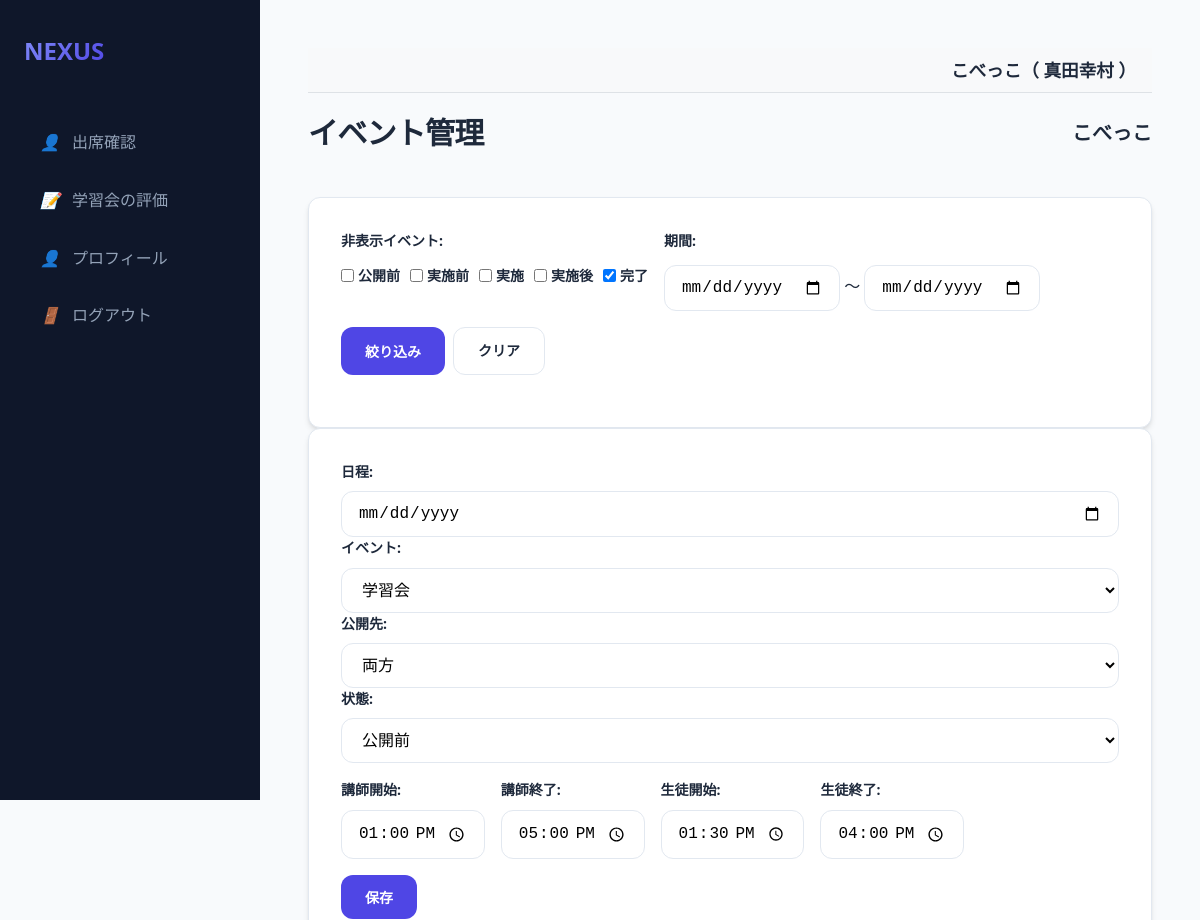
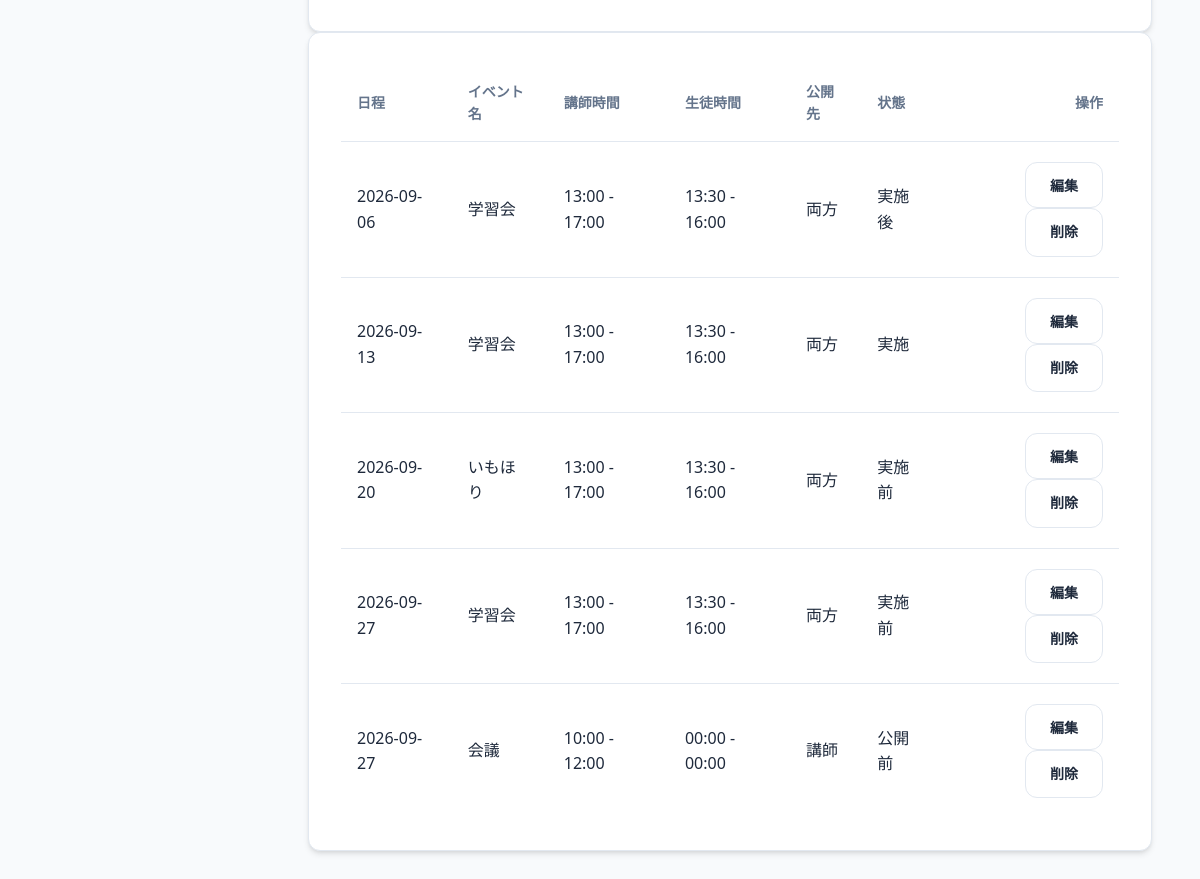
/events (signed in), run on the app's committed database (2 pictures, top to bottom).
### models.py (models this page shows, shortened)
class Organization(db.Model):
    id = db.Column(db.Integer, primary_key=True)
    name = db.Column(db.String(100), nullable=False)

class User(db.Model):
    id = db.Column(db.Integer, primary_key=True)
    username = db.Column(db.String(50), unique=True, nullable=False)
    name = db.Column(db.String(50), nullable=True)
    password_hash = db.Column(db.String(128), nullable=False)
    is_admin = db.Column(db.Boolean, default=False)
    is_super_admin = db.Column(db.Boolean, default=False)
    is_org_admin = db.Column(db.Boolean, default=False)
    organization_id = db.Column(db.Integer, db.ForeignKey('organization.id'), nullable=True)
    organization = db.relationship('Organization', backref='users')
    teacher_record = db.relationship('Teacher', back_populates='user', uselist=False)
    student_record = db.relationship('Student', back_populates='user', uselist=False)

class Event(db.Model):
    id = db.Column(db.Integer, primary_key=True)
    date = db.Column(db.DateTime, nullable=False)
    name = db.Column(db.String(100), nullable=False)
    organization_id = db.Column(db.Integer, db.ForeignKey('organization.id'), nullable=False)
    organization = db.relationship('Organization')
    venues = db.relationship('Venue', secondary=event_venue, backref='events')
    teacher_start = db.Column(db.String(5), nullable=False)
    teacher_end = db.Column(db.String(5), nullable=False)
    student_start = db.Column(db.String(5), nullable=False)
    student_end = db.Column(db.String(5), nullable=False)
    publish_to = db.Column(db.String(20), default='両0')
    status = db.Column(db.String(20), default='公開前')

### app.py (the view)
@app.route('/events')
@login_required
@organization_required
def events():
    org_id = session['organization_id']
    hidden_statuses = request.args.getlist('hidden_status')
    if 'filter_applied' not in request.args:
        hidden_statuses = ['完了']
    start_date = request.args.get('start_date')
    end_date = request.args.get('end_date')
    query = Event.query.filter_by(organization_id=org_id)
    if hidden_statuses:
        query = query.filter(~Event.status.in_(hidden_statuses))
    if start_date:
        query = query.filter(Event.date >= datetime.strptime(start_date, '%Y-%m-%d'))
    if end_date:
        query = query.filter(Event.date <= datetime.strptime(end_date, '%Y-%m-%d'))
    events = query.order_by(Event.date).all()
    configs = {c.key: c.value for c in Config.query.filter_by(organization_id=org_id).all()}
    return render_template('events.html', events=events, configs=configs,
                           hidden_statuses=hidden_statuses, start_date=start_date, end_date=end_date)

### app.py (called while the page is built)
@app.after_request
def add_header(response):
    response.headers['Cache-Control'] = 'no-store, no-cache, must-revalidate, max-age=0'
    response.headers['Pragma'] = 'no-cache'
    response.headers['Expires'] = '0'
    return response

def login_required(f):
    @wraps(f)
    def decorated_function(*args, **kwargs):
        if 'user_id' not in session:
            return redirect(url_for('login'))
        return f(*args, **kwargs)
    return decorated_function

def organization_required(f):
    @wraps(f)
    def decorated_function(*args, **kwargs):
        if 'user_id' not in session:
            return redirect(url_for('login'))
        user = db.session.get(User, session['user_id'])
        session['organization_id'] = user.organization_id
        session['org_name'] = user.organization.name
        return f(*args, **kwargs)
    return decorated_function

@app.context_processor
def inject_globals():
    user = None
    group_division_enabled = False
    if 'user_id' in session:
        user = db.session.get(User, session['user_id'])
        if user and user.organization_id:
            cfg = Config.query.filter_by(key='group_division_enabled', organization_id=user.organization_id).first()
            if cfg and cfg.value == 'true':
                group_division_enabled = True
    return dict(current_user=user, group_division_enabled=group_division_enabled)

### templates/events.html (shortened to what this page needs)
{% extends "base.html" %}
{% block content %}
<div class="header">
    <h1>イベント管理</h1>
    <h2 style="font-size: 1.25rem;">{{ current_user.organization.name if current_user.is_super_admin else session.get('org_name', '不明') }}</h2>
</div>
<div class="card">
    <form action="/events" method="get" style="display: flex; gap: 1rem; align-items: flex-start; margin-bottom: 1rem; flex-wrap: wrap;">
        <div style="display: flex; flex-direction: column; gap: 0.25rem;">
            <label>非表示イベント: </label>
            <div style="display: flex; gap: 10px; align-items: center; flex-wrap: nowrap; white-space: nowrap;">
                {% for status in ['公開前', '実施前', '実施', '実施後', '完了'] %}
                    <label style="margin: 0; display: flex; align-items: center; gap: 4px;">
                        <input type="checkbox" name="hidden_status" value="{{ status }}"
                        {% if status in hidden_statuses %}checked{% endif %}>
                        {{ status }}
                    </label>
                {% endfor %}
            </div>
        </div>
        <div style="display: flex; flex-direction: column; gap: 0.25rem;">
            <label>期間: </label>
            <div>
                <input type="date" name="start_date" value="{{ start_date|default('') }}" class="form-control" style="display: inline-block; width: auto;">
                〜
                <input type="date" name="end_date" value="{{ end_date|default('') }}" class="form-control" style="display: inline-block; width: auto;">
            </div>
        </div>
        <div style="display: flex; align-self: flex-end; gap: 0.5rem; padding-bottom: 0.25rem;">
            <button type="submit" class="btn btn-primary">絞り込み</button>
            <a href="/events" class="btn btn-outline">クリア</a>
        </div>
    </form>
</div>
<div class="card">
    <form action="/event/save" method="post" id="eventForm">
        <div style="margin-bottom: 1rem;">
            <label>日程: </label>
            <input type="date" name="date" id="eventDate" required class="form-control">
            <label>イベント: </label>
            <select name="event_type" id="eventType" class="form-control" onchange="updateDefaultTimes(true)">
                <option value="学習会">学習会</option>
            </select>
            <label>公開先: </label>
            <select name="publish_to" id="publishTo" class="form-control">
                <option value="両方">両方</option>
            </select>
            <label>状態: </label>
            <select name="status" id="status" class="form-control">
                <option value="公開前">公開前</option>
            </select>
        </div>
        <div style="display: flex; gap: 1rem; margin-bottom: 1rem; align-items: center; flex-wrap: wrap;">
            <div><label>講師開始: </label><input type="time" name="teacher_start" id="teacherStart" class="form-control"></div>
            <div><label>講師終了: </label><input type="time" name="teacher_end" id="teacherEnd" class="form-control"></div>
            <div><label>生徒開始: </label><input type="time" name="student_start" id="studentStart" class="form-control"></div>
            <div><label>生徒終了: </label><input type="time" name="student_end" id="studentEnd" class="form-control"></div>
        </div>
        <button type="submit" class="btn btn-primary">保存</button>
    </form>
</div>
<div class="card">
    <div class="table-container">
        <table>
            <thead>
                <tr>
                    <th>日程</th>
                    <th>イベント名</th>
                    <th>講師時間</th>
                    <th>生徒時間</th>
                    <th>公開先</th>
                    <th>状態</th>
                    <th style="text-align: right;">操作</th>
                </tr>
            </thead>
            <tbody>
                {% for e in events %}
                <tr>
                    <td>{{ e.date.strftime('%Y-%m-%d') }}</td>
                    <td>{{ e.name }}</td>
                    <td>{{ e.teacher_start }} - {{ e.teacher_end }}</td>
                    <td>{{ e.student_start }} - {{ e.student_end }}</td>
                    <td>{{ e.publish_to }}</td>
                    <td>{{ e.status }}</td>
                    <td style="text-align: right;">
                        <button class="btn btn-outline" onclick="editEvent('{{ e.id }}', '{{ e.date.strftime('%Y-%m-%d') }}', '{{ e.name }}', '{{ e.teacher_start }}', '{{ e.teacher_end }}', '{{ e.student_start }}', '{{ e.student_end }}', '{{ e.publish_to }}', '{{ e.status }}')">編集</button>
                        <a href="/event/delete/{{ e.id }}" class="btn btn-outline btn-danger" onclick="return confirm('本当に削除しますか？')">削除</a>
                    </td>
                </tr>
                {% endfor %}
            </tbody>
        </table>
    </div>
</div>
{% endblock %}

### templates/base.html (shortened to what this page needs)
<!DOCTYPE html>
<html lang="ja">
<head>
    <link rel="stylesheet" href="{{ url_for('static', filename='style.css') }}">
</head>
<body>
<aside class="sidebar">
    <a href="/" class="logo">
        <span>NEXUS</span>
    </a>
    <nav class="nav-links">
        {% if current_user.is_admin %}
        <a href="/events" class="nav-item {{ 'active' if request.path == '/events' }}">
            <i>📋</i> イベント管理
        </a>
        <a href="/event/select" class="nav-item {{ 'active' if request.path == '/event/select' }}">
            <i>📅</i> イベント一覧
        </a>
        <a href="/venues" class="nav-item {{ 'active' if request.path == '/venues' }}">
            <i>📍</i> 会場一覧
        </a>
        <a href="/settings" class="nav-item {{ 'active' if request.path == '/settings' }}">
            <i>⚙️</i> 設定
        </a>
        {% if group_division_enabled %}
        <a href="/groups" class="nav-item {{ 'active' if request.path == '/groups' }}">
            <i>👥</i> グループ設定
        </a>
        {% endif %}
        <a href="/prohibited_matches" class="nav-item {{ 'active' if request.path == '/prohibited_matches' }}">
            <i>🚫</i> マッチング禁止
        </a>
        {% if session.get('selected_event_name', '')|trim == '学習会' and session.get('selected_event_status', '')|trim == '実施後' %}
        <a href="/evaluation/teacher" class="nav-item {{ 'active' if request.path == '/evaluation/teacher' }}">
            <i>🧑‍🏫</i> 講師による評価
        </a>
        <a href="/evaluation/student" class="nav-item {{ 'active' if request.path == '/evaluation/student' }}">
            <i>🎓</i> 生徒の感想
        </a>
        {% else %}
        <a href="/teachers" class="nav-item {{ 'active' if request.path == '/teachers' }}">
            <i>🧑‍🏫</i> 講師一覧
        </a>
        <a href="/students" class="nav-item {{ 'active' if request.path == '/students' }}">
            <i>🎓</i> 生徒一覧
        </a>
        {% if session.get('selected_event_name', '')|trim == '学習会' and session.get('selected_event_status', '')|trim == '実施' %}
        <a href="/matching/setup" class="nav-item {{ 'active' if request.path == '/matching/setup' }}">
            <i>🔄</i> マッチング実行
        </a>
        <a href="/result" class="nav-item {{ 'active' if request.path == '/result' }}">
            <i>📊</i> マッチング結果
        </a>
        <a href="/matching/adjustment" class="nav-item {{ 'active' if request.path == '/matching/adjustment' }}">
            <i>🛠️</i> マッチング調整
        </a>
        {% endif %}
        {% endif %}
        {% if current_user.is_super_admin %}
        <a href="/users" class="nav-item {{ 'active' if request.path == '/users' }}">
            <i>⚙️</i> 管理者一覧
        </a>
        <a href="/organizations" class="nav-item {{ 'active' if request.path == '/organizations' }}">
            <i>🏢</i> 組織一覧
        </a>
        {% endif %}
        {% elif current_user.teacher_record %}
        <a href="{{ url_for('teacher_dashboard') }}" class="nav-item {{ 'active' if request.path == '/teacher/dashboard' }}">
            <i>👤</i> 出席確認
        </a>
        <a href="{{ url_for('teacher_evaluation') }}" class="nav-item {{ 'active' if request.path == '/teacher/evaluation' }}">
            <i>📝</i> 学習会の評価
        </a>
        <a href="{{ url_for('teacher_edit', id=current_user.teacher_record.id) }}" class="nav-item {{ 'active' if request.path == url_for('teacher_edit', id=current_user.teacher_record.id) }}">
            <i>👤</i> プロフィール
        </a>
        {% endif %}
        <a href="{{ url_for('logout') }}" class="nav-item">
            <i>🚪</i> ログアウト
        </a>
    </nav>
</aside>
<main class="main-content">
    {% if current_user %}
    <div style="background-color: #f8f9fa; padding: 0.5rem 1rem; margin-bottom: 1rem; border-bottom: 1px solid #dee2e6; text-align: right; font-size: 1.1rem; font-weight: bold;">
        {{ current_user.organization.name if current_user.organization else '組織なし' }}（
        {% if current_user.name %}
            {{ current_user.name }}
        {% elif current_user.teacher_record %}
            {{ current_user.teacher_record.name }}
        {% elif current_user.student_record %}
            {{ current_user.student_record.name }}
        {% else %}
            {{ current_user.username }}
        {% endif %}
        ）
    </div>
    {% endif %}
    {% block content %}{% endblock %}
</main>
</body>
</html>

### static/style.css (style rules this page uses)
:root { --primary: #4f46e5; --primary-hover: #4338ca; --bg-main: #f8fafc; --bg-card: #ffffff; --text-main: #1e293b; --text-muted: #64748b; --border: #e2e8f0; --shadow: 0 4px 6px -1px rgb(0 0 0 / 0.1), 0 2px 4px -2px rgb(0 0 0 / 0.1); --radius: 0.75rem; --sidebar-w: 260px; }
* { margin: 0; padding: 0; box-sizing: border-box; }
body { font-family: "Segoe UI", "Hiragino Kaku Gothic ProN", "Hiragino Sans", "Meiryo", sans-serif; background-color: var(--bg-main); color: var(--text-main); line-height: 1.6; display: flex; min-height: 100vh; }
.sidebar { width: var(--sidebar-w); background-color: #0f172a; color: white; padding: 2rem 1.5rem; display: flex; flex-direction: column; position: fixed; height: 100vh; transition: all 0.3s ease; }
.logo { font-size: 1.5rem; font-weight: 800; margin-bottom: 3rem; display: flex; align-items: center; gap: 0.75rem; color: #f8fafc; text-decoration: none; }
.logo span { background: linear-gradient(135deg, #818cf8, #4f46e5); -webkit-background-clip: text; -webkit-text-fill-color: transparent; }
.nav-links { display: flex; flex-direction: column; gap: 0.5rem; }
.nav-item { padding: 0.75rem 1rem; color: #94a3b8; text-decoration: none; border-radius: var(--radius); display: flex; align-items: center; gap: 0.75rem; transition: all 0.2s; }
.main-content { margin-left: var(--sidebar-w); flex: 1; padding: 3rem; max-width: 1200px; }
.header { display: flex; justify-content: space-between; align-items: center; margin-bottom: 2.5rem; }
h1 { font-size: 1.875rem; font-weight: 700; letter-spacing: -0.025em; }
.card { background: var(--bg-card); border: 1px solid var(--border); border-radius: var(--radius); padding: 2rem; box-shadow: var(--shadow); }
.table-container { overflow-x: auto; }
table { width: 100%; border-collapse: collapse; text-align: left; }
th { padding: 1rem; border-bottom: 1px solid var(--border); font-size: 0.875rem; text-transform: uppercase; color: var(--text-muted); font-weight: 600; }
td { padding: 1.25rem 1rem; border-bottom: 1px solid var(--border); }
tr:last-child td { border-bottom: none; }
label { display: block; font-size: 0.875rem; font-weight: 600; margin-bottom: 0.5rem; color: var(--text-main); }
input, select, textarea { width: 100%; padding: 0.75rem 1rem; border: 1px solid var(--border); border-radius: var(--radius); font-size: 1rem; transition: border-color 0.2s; background-color: #fff; }
.btn { display: inline-flex; align-items: center; justify-content: center; padding: 0.75rem 1.5rem; font-size: 0.875rem; font-weight: 600; border-radius: var(--radius); cursor: pointer; transition: all 0.2s; text-decoration: none; border: none; gap: 0.5rem; }
.btn-primary { background-color: var(--primary); color: white; }
.btn-danger { background-color: #ef4444; color: white; }
.btn-outline { background-color: transparent; border: 1px solid var(--border); color: var(--text-main); }

### data on the page
Organization: organization "こべっこ"
User: name "真田幸村", organization "こべっこ"
Event: date "2026-09-06", name "学習会", teacher_start "13:00", teacher_end "17:00", student_start "13:30", student_end "16:00", publish_to "両方", status "実施後"
Event: date "2026-09-13", name "学習会", teacher_start "13:00", teacher_end "17:00", student_start "13:30", student_end "16:00", publish_to "両方", status "実施"
Event: date "2026-09-20", name "いもほり", teacher_start "13:00", teacher_end "17:00", student_start "13:30", student_end "16:00", publish_to "両方", status "実施前"
Event: date "2026-09-27", name "学習会", teacher_start "13:00", teacher_end "17:00", student_start "13:30", student_end "16:00", publish_to "両方", status "実施前"
Event: date "2026-09-27", name "会議", teacher_start "10:00", teacher_end "12:00", student_start "00:00", student_end "00:00", publish_to "講師", status "公開前"

### other printed values
{{ status }} "公開前" "実施前" "実施" "実施後" "完了"
